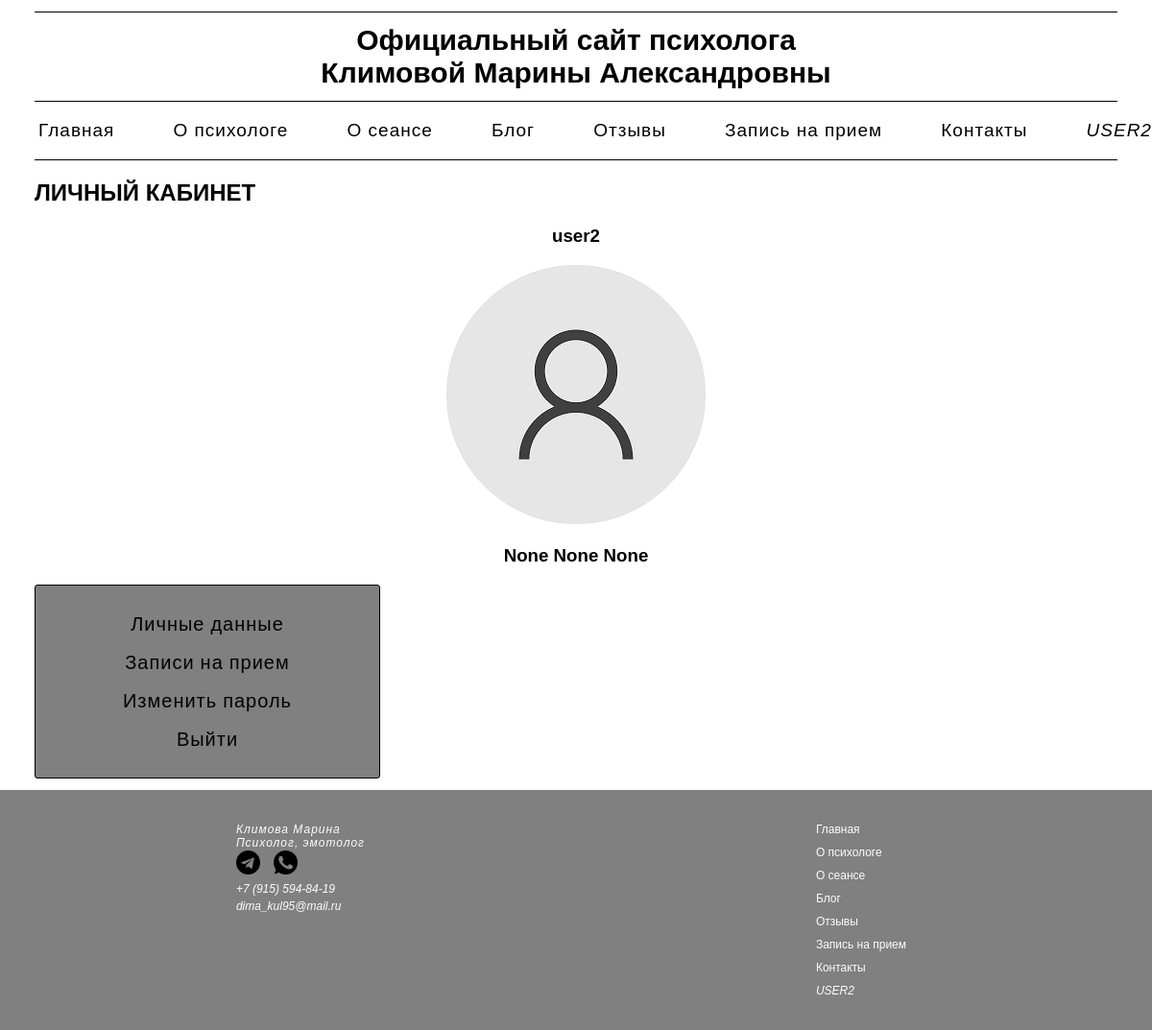
Page /personal_account/profile_user/ (signed in) on the committed database.
### personal_account/models.py (models this page shows, shortened)
class Profile(models.Model):
    user = models.OneToOneField(User, on_delete=models.CASCADE, null=True, blank=True, verbose_name='Имя пользователя')
    username = models.CharField(max_length=200, null=True, blank=True, verbose_name='Имя пользователя')
    name = models.CharField(max_length=200, null=True, blank=True, verbose_name='Имя')
    surname = models.CharField(max_length=200, null=True, blank=True, verbose_name='Фамилия')
    patronymic = models.CharField(max_length=200, null=True, blank=True, verbose_name='Отчество')
    email = models.EmailField(max_length=500, null=False, blank=False)
    phoneNumber = PhoneNumberField(null=True, blank=True, verbose_name='Номер телефона')
    secondPhoneNumber = PhoneNumberField(null=True, blank=True, verbose_name='Доп. номер телефона')
    bio = models.TextField(null=True, blank=True, verbose_name='О себе')
    date_of_birth = models.DateField(null=True, blank=True, verbose_name='Дата рождения')
    profile_image = models.ImageField(upload_to='profiles/', default='profiles/user-default.png', verbose_name='Фото')
    created = models.DateTimeField(auto_now_add=True, verbose_name='Дата регистрации')
    class Meta:
        verbose_name = "Профиль"
        verbose_name_plural = "Профили"

### personal_account/views.py (the view)
# urls.py: path('profile_user/', views.profile_user, name="profile_user"),
@login_required(login_url="personal_account:login")
def profile_user(request):
    prof = request.user.profile
    context = {"profile": prof}
    return render(request, "personal_account/profile_user.html", context)

### personal_account/templates/personal_account/profile_user.html
{% extends 'main/menu.html' %}
{% block content %}
<h2 class="profile_h2">
    <a href="{% url 'personal_account:profile_user' %}" class="profile_h2_a">
        Личный кабинет
    </a>
</h2>
<h3 class="profile_h3">
    {{ profile.username }}
</h3>
<div class="profile_img">
    <img src="{{ profile.profile_image.url }}">
</div>
<h3 class="profile_h3">
    {{ profile.surname }} {{ profile.name}} {{ profile.patronymic }}
</h3>
<div class="profile_card">
    <div>
        <a href="{% url 'personal_account:edit_account' %}">Личные данные</a>
    </div>
    <div>
        <a href="#">Записи на прием</a>
    </div>
    <div>
        <a href="#">Изменить пароль</a>
    </div>
    <div>
        <a href="{% url 'personal_account:logout' %}">Выйти</a>
    </div>
</div>
{% endblock %}

### main/templates/main/point_menu.html (shortened to what this page needs)
{% if request.user.is_authenticated %}
<ul>
    <li><a href="{% url 'index' %}">Главная</a></li>
    <li><a href="{% url 'about' %}">О психологе</a></li>
    <li><a href="{% url 'session' %}">О сеансе</a></li>
    <li><a href="{% url 'blog:blogs' %}">Блог</a></li>
    <li><a href="{% url 'reviews' %}">Отзывы</a></li>
    <li><a href="#">Запись на прием</a></li>
    <li><a href="{% url 'contacts' %}">Контакты</a></li>
    <li class="username"><a href="{% url 'personal_account:profile_user' %}">{{ user.username }}</a></li>
</ul>
{% endif %}

### main/static/css/style.css (style rules this page uses)
body { background: white; padding: 0; margin: 0; font-family: Arial, Helvetica, sans-serif; height: 100%; }
.menu ul { display: flex; flex-wrap: wrap; list-style: none; font-size: 19px; justify-content: space-between; }
.menu li { letter-spacing: 1px; }
.menu a { text-decoration: none; color: black; }
.footer_block_2 ul { list-style: none; margin: 0; font-size: 12px; }
.footer_block_2 a { color: rgb(252, 252, 252); text-decoration: none; }
.footer_block_2 li { margin: 10px; }
.username { font-style: italic; text-transform: uppercase; }
.profile_h2 { margin-left: 3%; text-transform: uppercase; }
.profile_h2_a { text-decoration: none; color: black; }
.profile_h3 { text-align: center; }
.profile_img { text-align: center; }
.profile_img img { max-width: 400px; max-height: 400px; border-radius: 20px; }
.profile_card { border: 1px solid; border-radius: 3px; width: 30%; padding: 20px; background-color: gray; box-sizing: border-box; margin-left: 3%; margin-bottom: 1%; text-align: center; }
.profile_card a { text-decoration: none; color: black; font-size: 20px; font-family: 'Roboto', sans-serif; letter-spacing: 1px; line-height: 2; display: block; }

### rows in the picture
Profile: username "user2", profile_image (placeholder picture), surname "None", name "None", patronymic "None"

### other values in the picture
{{ user.username }} "USER2 USER2"
